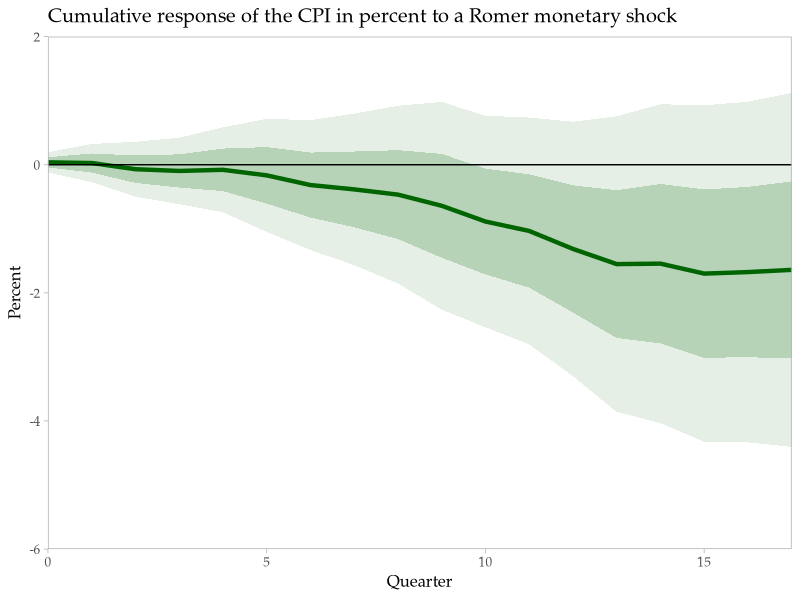
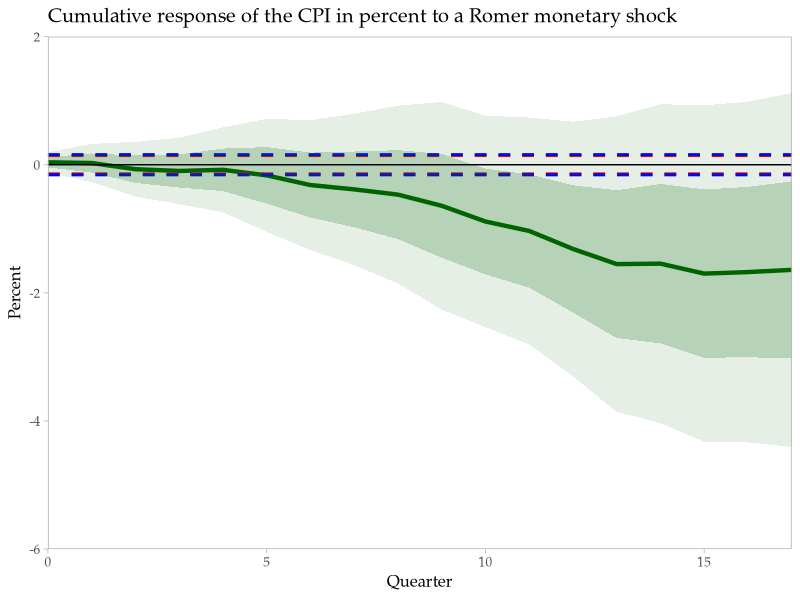

Recreate these plots in R, in order.
## ---- chunk 1
knitr::opts_chunk$set(
  eval    = TRUE,
  echo    = TRUE,
  warning = FALSE,
  message = FALSE
)
## ---- chunk 2
library(tidyverse) # for data processing and plotting
library(broom)     # for tidying regression output
library(haven)     # for reading Stata .dta files
library(dynlm)     # for running dynamic regressions with leads and lags
library(sandwich)  # for Newey-West standard errors
library(lmtest)    # for coefficient tests
library(car)       # for linear hypothesis tests
## ---- chunk 3
H     <- 17    # IRF horizon
pval  <- 0.05  # p-value
lags  <- 6     # lags to be used in LP regressions
nwlag <- H     # lags to be used in Newey-West
block <- H     # bootstrap block size
## ---- chunk 4
smpl_start <- ymd("1985-01-01")
smpl_end   <- ymd("2007-12-31")
## ---- chunk 5
df_raw <- read_dta("data/aggregatedata_final.dta")
## ---- chunk 6
df <- df_raw %>%
  mutate(
    date   = observation_date,
    dlcpi  = 100 * dlcpi, # scale to work in percent
    lcpi   = 100 * lcpi   # scale to work in percent
  ) %>% 
  select(date, lcpi, rr_shock, dlcpi, dlrgdp, dstir) %>% 
  rename(
    y = lcpi,      # response 
    z = rr_shock   # instrument
  ) %>% 
  filter(between(date, smpl_start, smpl_end))

df_fwd <- df %>% 
  bind_cols(
    map_dfc(0:17, ~ df %>%
             transmute(!!paste0("ldy", .x) := lead(y, .x) - lag(y, 1)))
  )
## ---- chunk 7
formula_x = "1 + L(dlrgdp, 1:lags) + L(dlcpi, 1:lags) + L(dstir, 1:lags)"
## ---- chunk 8
formula_z <- paste0("z ~ ", formula_x) %>% as.formula()

model_z <- dynlm(formula_z, data = df_fwd %>% ts())

df_r_z <- model_z$residuals %>% 
  as_tibble() %>% 
  rename(r_z = 1)
## ---- chunk 9
mat_r_y <- matrix(NA, length(df_r_z$r_z), H+1)

for (i in 0:H) {
  
  formula_y <- paste0("ldy", i, "~ ", formula_x) %>%  as.formula()
  model_y   <- dynlm(formula_y, data = df_fwd %>% ts())
  
  if (i == 0) {
    mat_r_y[ , i+1] <- model_y$residuals %>% as.vector()
  } else{
    mat_r_y[ , i+1] <- c(model_y$residuals %>% as.vector(), rep(NA, i))
  }

}

df_r_y <- mat_r_y %>% 
  as_tibble()

colnames(df_r_y) <- paste0("r_fy", 0:H)
## ---- chunk 10
df_r_yz <- df_r_y %>% 
  bind_cols(df_r_z) %>% 
  mutate(date = 1:n()) 
## ---- chunk 11
mat_lp <- matrix(data = NA, ncol = 7, nrow = H+1)  # matrix to store estimation results

for (i in 0:H) {
  
  formula_r_y <- paste0("r_fy", i, " ~ r_z -1") %>% as.formula()
  lp_fit      <- dynlm(formula_r_y, data = df_r_yz %>% ts())
  
  nw_se     <- sqrt(diag(NeweyWest(lp_fit, lag = i)))
  n         <- length(lp_fit$residuals)
  nw_se_adj <- nw_se * sqrt((n - 1) / (n - 20))

  beta_i      <- lp_fit$coefficients["r_z"]
  se_beta_i   <-  nw_se_adj["r_z"]
  
  mat_lp[i+1, 1] <- i
  mat_lp[i+1, 2] <- beta_i
  mat_lp[i+1, 3] <- se_beta_i
  mat_lp[i+1, 4] <- beta_i + 1 * se_beta_i
  mat_lp[i+1, 5] <- beta_i - 1 * se_beta_i
  mat_lp[i+1, 6] <- beta_i + 2 * se_beta_i
  mat_lp[i+1, 7] <- beta_i - 2 * se_beta_i

}

df_lp <- mat_lp %>% 
  as_tibble()

colnames(df_lp) <- 
  c("horizon", "mid", "se", "up1sd", "down1sd", "up2sd", "down2sd")
## ---- chunk 12
df_lp %>% 
  ggplot(aes(x = horizon)) +
  geom_line(aes(y = mid), color = 'darkgreen', size = 1.5) +
  geom_ribbon(aes(ymin = down1sd, ymax = up1sd),
              fill = "darkgreen", linetype = 0, alpha = 0.2) +
  geom_ribbon(aes(ymin = down2sd, ymax = up2sd),
              fill = "darkgreen", linetype = 0, alpha = 0.1) +
  scale_x_continuous(expand = c(0,0), breaks = seq(0, H, 5)) +
  scale_y_continuous(expand = c(0,0), limits = c(-6, 2)) +
  labs(
    x = "Quearter",
    y = "Percent",
    title = "Cumulative response of the CPI in percent to a Romer monetary shock",
  ) +
  geom_hline(aes(yintercept = 0)) +
  theme_light(12, base_family = "Palatino Linotype") +
  theme(
    panel.grid.major = element_blank(),
    panel.grid.minor = element_blank()
  )
## ---- chunk 13
w         <- df_r_yz$r_z^2
mw        <- mean(w)
eta       <- df_r_yz$r_fy0 * df_r_yz$r_z^2
model_eta <- lm(eta ~ 1)

nw_se_eta <- sqrt(diag(NeweyWest(model_eta, lag = nwlag)))
seta      <- nw_se_eta["(Intercept)"]
sbeta     <- seta/mw

bju <- qnorm(1 - (pval / (2 * (H + 1)))) * sbeta
bjd <- -bju
## ---- chunk 14
set.seed(12345)   # for replication

n         <- length(df_r_yz$r_fy0)
block_id  <- floor((1:n + block - 1) / block)
model_eta <- lm(eta ~ 1)
nw_se_eta <- sqrt(diag(vcovBS(model_eta, cluster = block_id, R = 1000)))
seta      <- nw_se_eta["(Intercept)"]
sbeta     <- seta/mw

bootju <- qnorm(1 - (pval / (2 * (H + 1)))) * sbeta
bootjd <- -bootju
## ---- chunk 15
df_sb <- tibble(
  bju    = rep(bju, H+1),
  bjd    = rep(bjd, H+1),
  bootju = rep(bootju, H+1),
  bootjd = rep(bootjd, H+1)
)
## ---- chunk 16
df_lp %>% 
  bind_cols(df_sb) %>% 
  ggplot(aes(x = horizon)) +
  geom_line(aes(y = mid), color = 'darkgreen', size = 1.5) +
  geom_line(aes(y = bju), color = "red", linetype = 2, size = 1) +
  geom_line(aes(y = bjd), color = "red", linetype = 2, size = 1) +
  geom_line(aes(y = bootju), color = "blue", linetype = 2, size = 1) +
  geom_line(aes(y = bootjd), color = "blue", linetype = 2, size = 1) +
  geom_ribbon(aes(ymin = down1sd, ymax = up1sd),
              fill = "darkgreen", linetype = 0, alpha = 0.2) +
  geom_ribbon(aes(ymin = down2sd, ymax = up2sd),
              fill = "darkgreen", linetype = 0, alpha = 0.1) +
  scale_x_continuous(expand = c(0,0), breaks = seq(0, H, 5)) +
  scale_y_continuous(expand = c(0,0), limits = c(-6, 2)) +
  labs(
    x = "Quearter",
    y = "Percent",
    title = "Cumulative response of the CPI in percent to a Romer monetary shock",
  ) +
  geom_hline(aes(yintercept = 0)) +
  theme_light(12, base_family = "Palatino Linotype") +
  theme(
    panel.grid.major = element_blank(),
    panel.grid.minor = element_blank()
  )
## ---- chunk 17
df_r_yz_long <- df_r_yz %>%
  pivot_longer(-c(date, r_z), names_to = "horizon", values_to = "r_fy") %>%
  mutate(
    horizon = as.factor(gsub("^r_fy", "", horizon))
  ) %>% 
  select(date, horizon, r_fy, r_z)
## ---- chunk 18
library(plm)  # to estimate panel data models

plm_model <- plm(r_fy ~ factor(horizon):r_z, data = df_r_yz_long, index = c("horizon", "date"), model = "within")
## ---- chunk 19
hypothesis <- sapply(0:H, function(i) paste0("factor(horizon)", i, ":r_z = 0"))

linearHypothesis(plm_model, hypothesis, vcov. = function(x) vcovSCC(x, maxlag=nwlag))
